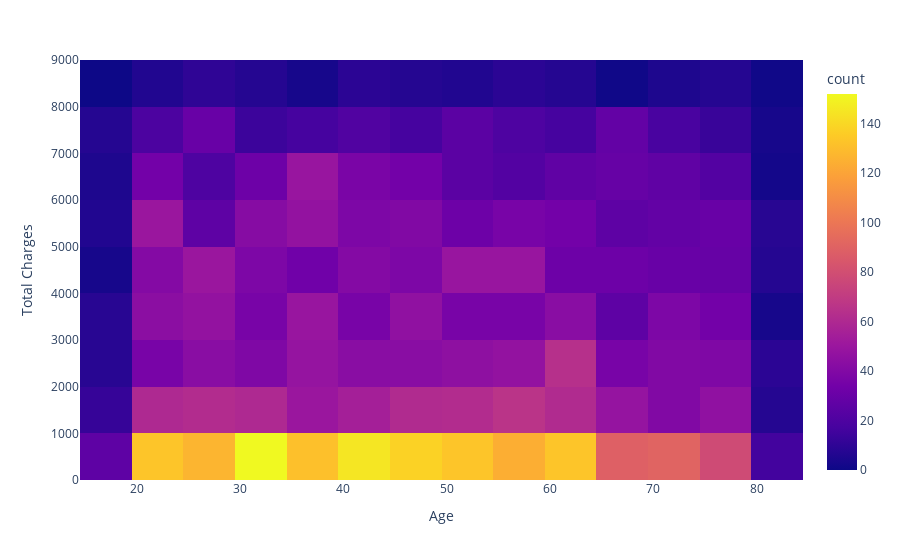

This figure's notebook cell:
### Code cell
fig = px.density_heatmap(df1, x='Age', y='Total Charges')
fig.show()

### Figure 1 — Plotly figure (JSON) as saved in the notebook; plotly's stock layout.template omitted (floating-point values rounded to 4 significant figures; data arrays with more than 128 entries replaced by an {"elided": "..."} marker saying what was removed)
{"data": [{"coloraxis": "coloraxis", "hovertemplate": "Age=%{x}<br>Total Charges=%{y}<br>count=%{z}<extra></extra>", "name": "", "type": "histogram2d", "x": {"elided": "4835 int values"}, "xaxis": "x", "xbingroup": "x", "y": {"elided": "4835 float values"}, "yaxis": "y", "ybingroup": "y"}], "layout": {"coloraxis": {"colorbar": {"title": {"text": "count"}}, "colorscale": [[0, "#0d0887"], [0.1111, "#46039f"], [0.2222, "#7201a8"], [0.3333, "#9c179e"], [0.4444, "#bd3786"], [0.5556, "#d8576b"], [0.6667, "#ed7953"], [0.7778, "#fb9f3a"], [0.8889, "#fdca26"], [1, "#f0f921"]]}, "legend": {"tracegroupgap": 0}, "margin": {"t": 60}, "xaxis": {"anchor": "y", "domain": [0, 1], "title": {"text": "Age"}}, "yaxis": {"anchor": "x", "domain": [0, 1], "title": {"text": "Total Charges"}}}}
